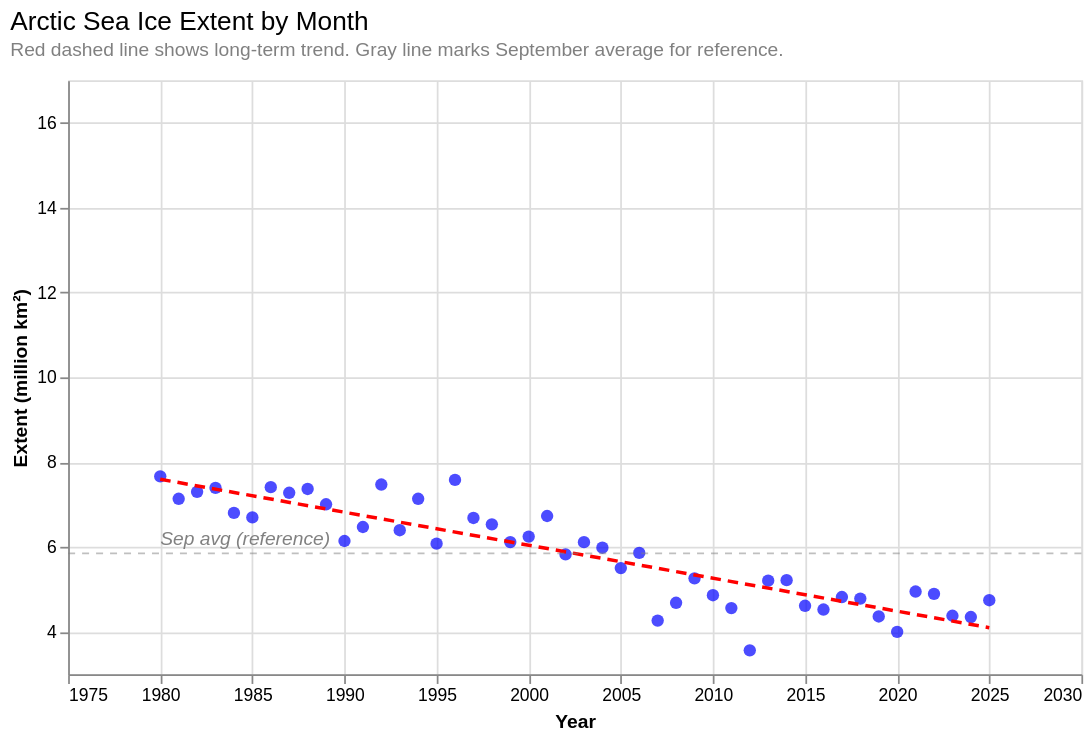

Notebook source saved alongside this figure:
### Markdown cell above
#### Arctic Sea Ice Extent By Month

### Code cell
# set ranges for consistency
y_min = ice_df['extent_mkm2'].min() - 0.5
y_max = ice_df['extent_mkm2'].max() + 0.5
x_min = ice_df['year'].min() - 1
x_max = ice_df['year'].max() + 1

# radio buttons for month selection
month_select = alt.binding_radio(options = MONTHS, name = 'Month: ')
month_param = alt.param(name = 'selected_month', value = 'Sep', bind = month_select)

points = alt.Chart(ice_df).mark_circle(
    size = 50,
    color = 'blue',
    opacity = 0.7
).encode(
    x = alt.X('year:Q',
              title = 'Year',
              axis = alt.Axis(format = 'd', tickCount = 8, labelAngle = 0),
              scale = alt.Scale(domain = [x_min, x_max])),
    y = alt.Y('extent_mkm2:Q',
              title = 'Extent (million km²)',
              scale = alt.Scale(domain = [y_min, y_max])),
    tooltip = [
        alt.Tooltip('year:Q', title = 'Year'),
        alt.Tooltip('month_name:N', title = 'Month'),
        alt.Tooltip('extent_mkm2:Q', title = 'Extent (M km²)', format = '.2f')
    ]
).transform_filter(
    alt.datum.month_name == month_param
).add_params(month_param)

trend = alt.Chart(ice_df).mark_line(
    color = 'red',
    strokeDash = [6, 4],
    strokeWidth = 2
).encode(
    x = alt.X('year:Q', scale = alt.Scale(domain = [x_min, x_max])),
    y = alt.Y('extent_mkm2:Q', scale = alt.Scale(domain = [y_min, y_max]))
).transform_filter(
    alt.datum.month_name == month_param
).transform_regression(
    'year', 'extent_mkm2', method = 'linear'
)

# use sept as reference
sept_avg = ice_df[ice_df['month_name'] == 'Sep']['extent_mkm2'].mean()

sept_line = alt.Chart(
    alt.InlineData(values = [{'y': sept_avg}])
).mark_rule(
    color = 'gray',
    strokeDash = [4, 4],
    strokeWidth = 1,
    opacity = 0.5
).encode(
    y = alt.Y('y:Q', scale = alt.Scale(domain = [y_min, y_max])),
    tooltip = [alt.Tooltip('y:Q', title = 'Sep avg', format = '.2f')]
)

sept_label = alt.Chart(
    alt.InlineData(values = [{'y': sept_avg, 'x': x_min + 1}])
).mark_text(
    align = 'left',
    dy = -8,
    fontSize = 11,
    color = 'gray',
    fontStyle = 'italic'
).encode(
    x = alt.X('x:Q'),
    y = alt.Y('y:Q'),
    text = alt.value('Sep avg (reference)')
)

chart = (points + trend + sept_line + sept_label).properties(
    width = 580,
    height = 340,
    title = alt.TitleParams(
        text = 'Arctic Sea Ice Extent by Month',
        subtitle = ['Red dashed line shows long-term trend. Gray line marks September average for reference.'],
        fontSize = 15,
        fontWeight = 'normal',
        subtitleFontSize = 11,
        subtitleColor = 'gray',
        anchor = 'start',
        dy = -8
    )
)

chart

### Figure 1 — Vega-Lite specification as saved in the notebook (floating-point values rounded to 4 significant figures; data arrays with more than 128 entries replaced by an {"elided": "..."} marker saying what was removed)
{"config": {"view": {"continuousWidth": 300, "continuousHeight": 300}}, "layer": [{"mark": {"type": "circle", "color": "blue", "opacity": 0.7, "size": 50}, "encoding": {"tooltip": [{"field": "year", "title": "Year", "type": "quantitative"}, {"field": "month_name", "title": "Month", "type": "nominal"}, {"field": "extent_mkm2", "format": ".2f", "title": "Extent (M km²)", "type": "quantitative"}], "x": {"axis": {"format": "d", "labelAngle": 0, "tickCount": 8}, "field": "year", "scale": {"domain": [1979, 2027]}, "title": "Year", "type": "quantitative"}, "y": {"field": "extent_mkm2", "scale": {"domain": [3.066, 16.59]}, "title": "Extent (million km²)", "type": "quantitative"}}, "transform": [{"filter": "(datum.month_name === selected_month)"}]}, {"mark": {"type": "line", "color": "red", "strokeDash": [6, 4], "strokeWidth": 2}, "encoding": {"x": {"field": "year", "scale": {"domain": [1979, 2027]}, "type": "quantitative"}, "y": {"field": "extent_mkm2", "scale": {"domain": [3.066, 16.59]}, "type": "quantitative"}}, "transform": [{"filter": "(datum.month_name === selected_month)"}, {"on": "year", "regression": "extent_mkm2", "method": "linear"}]}, {"data": {"name": "data-022788cbed22201ecf292990a67c4c2b"}, "mark": {"type": "rule", "color": "gray", "opacity": 0.5, "strokeDash": [4, 4], "strokeWidth": 1}, "encoding": {"tooltip": [{"field": "y", "format": ".2f", "title": "Sep avg", "type": "quantitative"}], "y": {"field": "y", "scale": {"domain": [3.066, 16.59]}, "type": "quantitative"}}}, {"data": {"name": "data-a7a936b7d924d21909eeb8d79dbac287"}, "mark": {"type": "text", "align": "left", "color": "gray", "dy": -8, "fontSize": 11, "fontStyle": "italic"}, "encoding": {"text": {"value": "Sep avg (reference)"}, "x": {"field": "x", "type": "quantitative"}, "y": {"field": "y", "type": "quantitative"}}}], "data": {"name": "data-322d0ccc3700f32d9cf3ec179cd05be0"}, "height": 340, "params": [{"name": "selected_month", "bind": {"input": "radio", "options": ["Jan", "Feb", "Mar", "Apr", "May", "Jun", "Jul", "Aug", "Sep", "Oct", "Nov", "Dec"], "name": "Month: "}, "value": "Sep"}], "title": {"text": "Arctic Sea Ice Extent by Month", "anchor": "start", "dy": -8, "fontSize": 15, "fontWeight": "normal", "subtitle": ["Red dashed line shows long-term trend. Gray line marks September average for reference."], "subtitleColor": "gray", "subtitleFontSize": 11}, "width": 580, "$schema": "https://vega.github.io/schema/vega-lite/v5.20.1.json", "datasets": {"data-322d0ccc3700f32d9cf3ec179cd05be0": {"elided": "556 records"}, "data-022788cbed22201ecf292990a67c4c2b": [{"y": 5.849}], "data-a7a936b7d924d21909eeb8d79dbac287": [{"y": 5.849, "x": 1980}]}}
